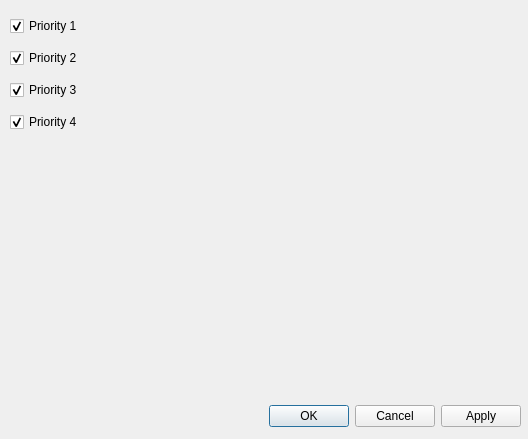
<?xml version="1.0" encoding="UTF-8"?>
<ui version="4.0">
 <class>SnowPlowDialogBase</class>
 <widget class="QDialog" name="SnowPlowDialogBase">
  <property name="geometry">
   <rect>
    <x>0</x>
    <y>0</y>
    <width>528</width>
    <height>439</height>
   </rect>
  </property>
  <property name="windowTitle">
   <string>SnowPlow</string>
  </property>
  <widget class="QWidget" name="verticalLayoutWidget">
   <property name="geometry">
    <rect>
     <x>10</x>
     <y>10</y>
     <width>511</width>
     <height>131</height>
    </rect>
   </property>
   <layout class="QVBoxLayout" name="verticalLayout">
    <item>
     <widget class="QCheckBox" name="priority1">
      <property name="text">
       <string>Priority 1</string>
      </property>
      <property name="checked">
       <bool>true</bool>
      </property>
     </widget>
    </item>
    <item>
     <widget class="QCheckBox" name="priority2">
      <property name="text">
       <string>Priority 2</string>
      </property>
      <property name="checked">
       <bool>true</bool>
      </property>
     </widget>
    </item>
    <item>
     <widget class="QCheckBox" name="priority3">
      <property name="text">
       <string>Priority 3</string>
      </property>
      <property name="checked">
       <bool>true</bool>
      </property>
     </widget>
    </item>
    <item>
     <widget class="QCheckBox" name="priority4">
      <property name="text">
       <string>Priority 4</string>
      </property>
      <property name="checked">
       <bool>true</bool>
      </property>
     </widget>
    </item>
   </layout>
  </widget>
  <widget class="QDialogButtonBox" name="buttons">
   <property name="geometry">
    <rect>
     <x>0</x>
     <y>400</y>
     <width>521</width>
     <height>32</height>
    </rect>
   </property>
   <property name="orientation">
    <enum>Qt::Horizontal</enum>
   </property>
   <property name="standardButtons">
    <set>QDialogButtonBox::Apply|QDialogButtonBox::Cancel|QDialogButtonBox::Ok</set>
   </property>
  </widget>
 </widget>
 <resources/>
 <connections>
  <connection>
   <sender>buttons</sender>
   <signal>accepted()</signal>
   <receiver>SnowPlowDialogBase</receiver>
   <slot>accept()</slot>
   <hints>
    <hint type="sourcelabel">
     <x>20</x>
     <y>20</y>
    </hint>
    <hint type="destinationlabel">
     <x>20</x>
     <y>20</y>
    </hint>
   </hints>
  </connection>
  <connection>
   <sender>buttons</sender>
   <signal>rejected()</signal>
   <receiver>SnowPlowDialogBase</receiver>
   <slot>reject()</slot>
   <hints>
    <hint type="sourcelabel">
     <x>20</x>
     <y>20</y>
    </hint>
    <hint type="destinationlabel">
     <x>20</x>
     <y>20</y>
    </hint>
   </hints>
  </connection>
 </connections>
</ui>
